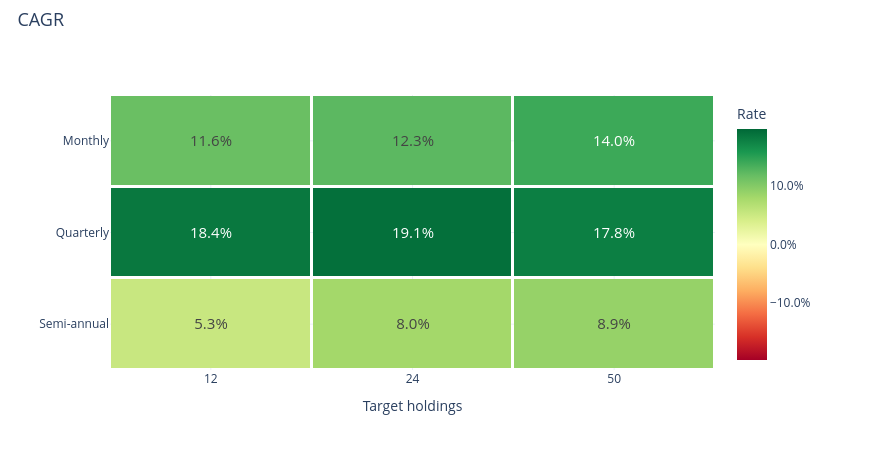

Notebook cell for this chart:
### Markdown cell above
### CAGR

### Code cell
research.heatmap('cagr')

### Figure 1 — Plotly figure (JSON) as saved in the notebook; plotly's stock layout.template omitted (floating-point values rounded to 4 significant figures)
{"data": [{"colorbar": {"tickformat": ".1%", "title": {"text": "Rate"}}, "colorscale": [[0.0, "rgb(165,0,38)"], [0.1, "rgb(215,48,39)"], [0.2, "rgb(244,109,67)"], [0.3, "rgb(253,174,97)"], [0.4, "rgb(254,224,139)"], [0.5, "rgb(255,255,191)"], [0.6, "rgb(217,239,139)"], [0.7, "rgb(166,217,106)"], [0.8, "rgb(102,189,99)"], [0.9, "rgb(26,152,80)"], [1.0, "rgb(0,104,55)"]], "text": [["11.6%", "12.3%", "14.0%"], ["18.4%", "19.1%", "17.8%"], ["5.3%", "8.0%", "8.9%"]], "textfont": {"size": 15}, "texttemplate": "%{text}", "type": "heatmap", "x": ["12", "24", "50"], "xgap": 3, "y": ["Monthly", "Quarterly", "Semi-annual"], "ygap": 3, "z": [[0.116, 0.1232, 0.1401], [0.184, 0.1906, 0.1784], [0.05292, 0.08003, 0.08859]], "zmax": 0.1971, "zmid": 0.0, "zmin": -0.1971}], "layout": {"height": 450, "hovermode": "closest", "legend": {"font": {"size": 12}, "itemclick": "toggle", "itemdoubleclick": "toggleothers", "x": 1.025, "y": 1}, "margin": {"b": 80, "l": 110, "r": 155, "t": 95}, "title": {"font": {"size": 18}, "text": "CAGR", "x": 0.02, "y": 0.97}, "width": 870, "xaxis": {"title": {"text": "Target holdings"}}, "yaxis": {"autorange": "reversed"}}}
